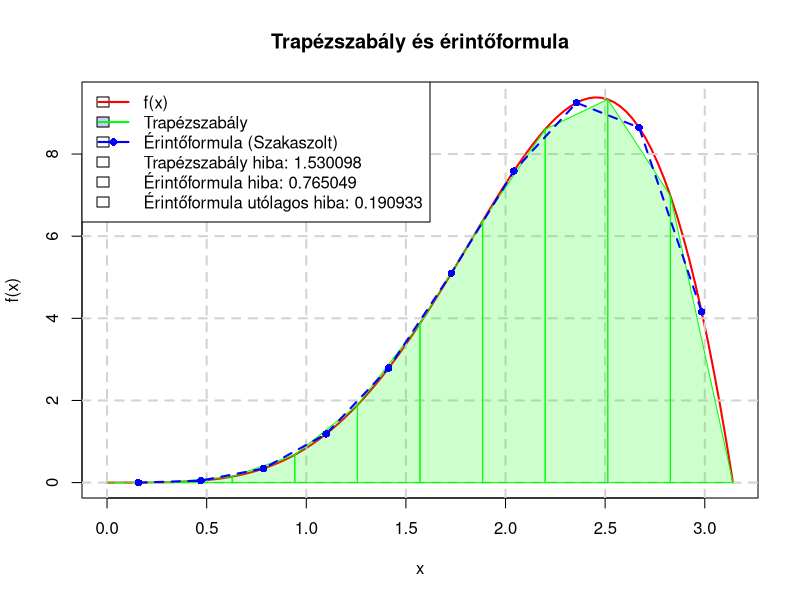

This figure's R source:
LOWER_LIM <- 0
UPPER_LIM <- pi
N <- 10
X0 <- (LOWER_LIM + UPPER_LIM) / 2 

# Állítható függvény
f <- function(x) {
    x^3 * sin(x)
}

# Második derivált numerikus számítása
second_derivative <- function(f, x) {
    h <- 1e-5
    return((f(x + h) - 2 * f(x) + f(x - h)) / (h^2))
}

# Trapézszabály
trapezoidal_rule <- function(f, a, b, n) {
    x <- seq(a, b, length.out = n + 1)
    y <- f(x)
    h <- (b - a) / n
    integral <- h * (sum(y) - (y[1] + y[n + 1]) / 2)
    return(integral)
}

# Érintőformula (szakaszolt)
midpoint_rule <- function(f, a, b, n) {
    h <- (b - a) / n
    midpoints <- a - (h / 2) + (1:n) * h
    integral <- h * sum(f(midpoints))
    return(integral)
}

# Trapézszabály hibabecslés
trapezoidal_error_estimate <- function(f, a, b, n) {
    x_vals <- seq(a, b, length.out = 100)
    second_deriv_vals <- sapply(x_vals, function(x) second_derivative(f, x))
    max_second_deriv <- max(abs(second_deriv_vals))
    error_estimate <- ((b - a)^3 / (12 * n^2)) * max_second_deriv
    return(error_estimate)
}

# Trapézszabály utólagos hibabecslés
trapezoidal_a_posteriori_error <- function(f, a, b, n) {
    T_n <- trapezoidal_rule(f, a, b, n)
    T_2n <- trapezoidal_rule(f, a, b, 2 * n)
    error_estimate <- abs(T_n - T_2n)
    
    return(error_estimate)
}

# Érintőformula hibabecslés
midpoint_error_estimate <- function(f, a, b, n) {
    h <- (b - a) / n
    x_vals <- seq(a, b, length.out = 100)
    second_deriv_vals <- sapply(x_vals, function(x) second_derivative(f, x))
    max_second_deriv <- max(abs(second_deriv_vals))
    error_estimate <- ((b - a) * h^2 / 24) * max_second_deriv
    return(error_estimate)
}

plot_graph <- function(a, b, n, x0) {
    curve(f, a, b, col = "red", lwd = 2, main = "Trapézszabály és érintőformula")
    grid(nx = NULL, ny = NULL, lty = 2, col = "lightgray", lwd = 2)
    
    x_vals <- seq(a, b, length.out = n + 1)
    y_vals <- f(x_vals)
    for (i in 1:n) {
        polygon(c(x_vals[i], x_vals[i], x_vals[i+1], x_vals[i+1]),
                c(0, y_vals[i], y_vals[i+1], 0),
                col = rgb(0, 1, 0, alpha = 0.2), border = "green")
    }
    
    midpoint_x <- a + ((1:n) - 0.5) * (b - a) / n
    midpoint_y <- f(midpoint_x)
    points(midpoint_x, midpoint_y, col = "blue", pch = 16)
    lines(midpoint_x, midpoint_y, col = "blue", lwd = 2, lty = 2)
    
    trapezoidal_err <- trapezoidal_error_estimate(f, a, b, n)
    midpoint_err <- midpoint_error_estimate(f, a, b, n)
    a_posteriori_error <- trapezoidal_a_posteriori_error(f, a, b, n)
    
    legend_text <- c(
        paste("Trapézszabály hiba:", round(trapezoidal_err, 6)),
        paste("Érintőformula hiba:", round(midpoint_err, 6)),
        paste("Érintőformula utólagos hiba:", round(a_posteriori_error, 6))
    )
    
    mid_x <- (a + b) / 2
    y_left <- f(a)
    y_right <- f(b)
    
    if (y_left > y_right) {
        legend_pos <- "topright"
    }
    else {
        legend_pos <- "topleft"
    }
    
    legend(legend_pos, legend = c("f(x)", "Trapézszabály", "Érintőformula (Szakaszolt)", legend_text),
           col = c("red", "green", "blue", NA, NA, NA), 
           lwd = 2, lty = c(1, 1, 1, NA, NA, NA), 
           pch = c(NA, NA, 16, NA, NA, NA), 
           fill = c(NA, rgb(0, 0, 1, alpha = 0.2), NA, NA, NA, NA))
}

main <- function() {
    plot_graph(LOWER_LIM, UPPER_LIM, N, X0);
    
    numerical_integral <- trapezoidal_rule(f, LOWER_LIM, UPPER_LIM, N)
    midpoint_integral <- midpoint_rule(f, LOWER_LIM, UPPER_LIM, N)
    exact_integral <- integrate(f, LOWER_LIM, UPPER_LIM)$value
    
    trapezoidal_err <- trapezoidal_error_estimate(f, LOWER_LIM, UPPER_LIM, N)
    midpoint_err <- midpoint_error_estimate(f, LOWER_LIM, UPPER_LIM, N)
    a_posteriori_error <- trapezoidal_a_posteriori_error(f, LOWER_LIM, UPPER_LIM, N)
    percentage_trap_err = (trapezoidal_err / abs(exact_integral)) * 100
    percentage_midpoint_err = (midpoint_err / abs(exact_integral)) * 100
    percentage_a_posteriori_err = (a_posteriori_error / abs(exact_integral)) * 100
    
    cat("\n=== Paraméterek ===\n")
    cat("a =", LOWER_LIM, "\n")
    cat("b =", UPPER_LIM, "\n")
    cat("n =", N, "\n")
    cat("x0 =", X0, "\n")
    
    cat("\n=== Integrálási Eredmények ===\n")
    cat("Integrál értéke:\t", exact_integral, "\n")
    cat("Trapézszabály:\t\t", numerical_integral, "\n")
    cat("Érintőformula:\t\t", midpoint_integral, "\n")
    
    cat("\n=== Hibabecslések ===\n")
    cat("Trapézszabály:\t\t", trapezoidal_err, "\n")
    cat("Érintőformula:\t\t", midpoint_err, "\n")
    cat("Érintőformula utólagos:\t", a_posteriori_error, "\n")
    
    cat("\n=== Százalékos Eltérések ===\n")
    cat("Trapézszabály:\t\t", percentage_trap_err, "%\n")
    cat("Érintőformula:\t\t", percentage_midpoint_err, "%\n")
    cat("Érintőformula utólagos:\t", percentage_a_posteriori_err, "%\n")
}

main()
